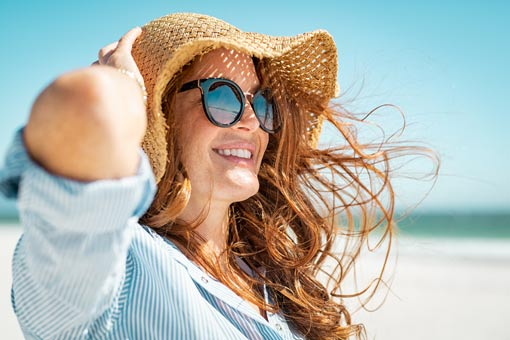
//> input picture opencv_cpp/opencv_image_ec/Resource/image1.jpg, 510 x 340 px
$ ./basic_function   (built with g++ and OpenCV 4)
//> lines starting //> are read from the running program, lines starting //| are printed output that depends on the picture; after the words box and inside, x2 and y2 are one past the last pixel; in counts of white or black regions, pixels touching at a corner belong together
#include<opencv2/imgcodecs.hpp>
#include<opencv2/highgui.hpp>
#include<opencv2/imgproc.hpp>
#include<iostream>

using namespace cv;
using namespace std;

// >>>>>>>>>>>>>>>>>>>>> image <<<<<<<<<<<<<<<<<<
int main() {

	string path = "Resource/image1.jpg";
	Mat img = imread(path);
//> img is the input picture: 340 rows x 510 cols, CV_8UC3; mean B, G, R 172.2, 180.8, 178.4

	Mat imagGray;

	Mat imgBlure;

	Mat imgCanny;

	Mat imgDilate;

	Mat imgErode;

	cvtColor(img, imagGray, COLOR_BGR2GRAY);
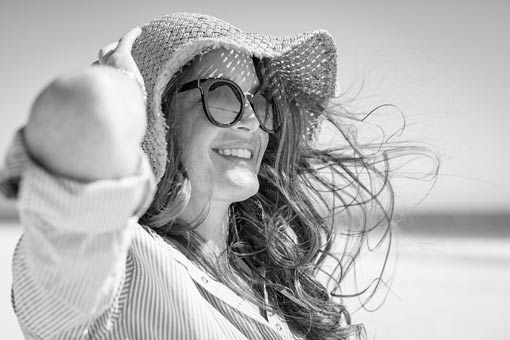
//> imagGray: 340 rows x 510 cols, CV_8UC1; min 0, max 255, mean 179.1

	GaussianBlur(img, imgBlure, Size(7,7),5,0);
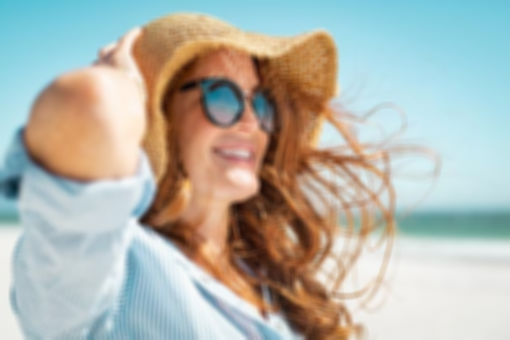
//> imgBlure: 340 rows x 510 cols, CV_8UC3; mean B, G, R 172.2, 180.8, 178.4

	Canny(imgBlure, imgCanny, 50, 50);
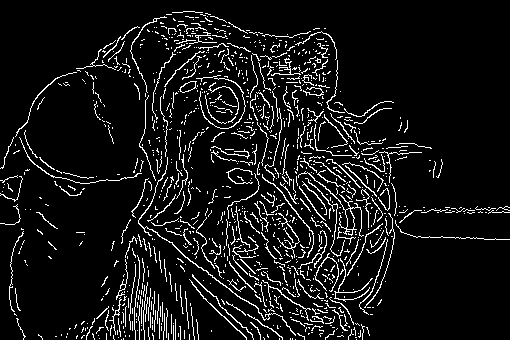
//> imgCanny: 340 rows x 510 cols, CV_8UC1; 8.3% white in thin lines or dots


	Mat kernal = getStructuringElement(MORPH_RECT, Size(3, 3));

	dilate(imgCanny, imgDilate,kernal );//
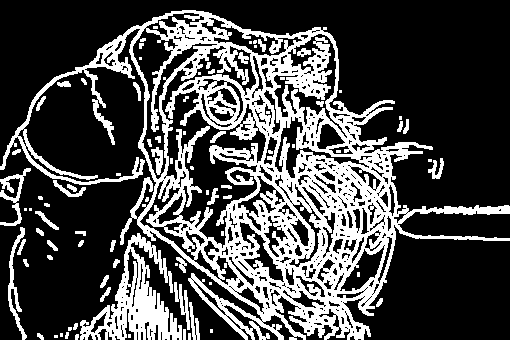
//> imgDilate: 340 rows x 510 cols, CV_8UC1; 28.8% white; 86 white regions (33 under 20 px), largest, box (x1, y1, x2, y2) and area: (0, 10, 510, 340) 41374, (80, 233, 182, 340) 4182, (8, 227, 27, 340) 543

	erode(imgDilate, imgErode, kernal);
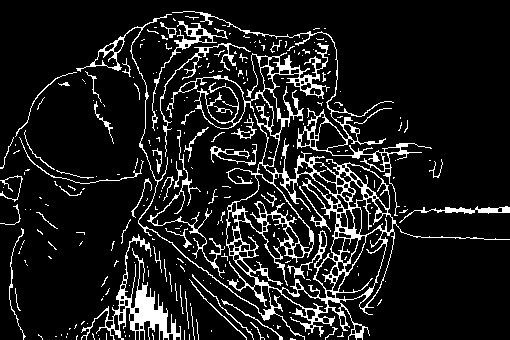
//> imgErode: 340 rows x 510 cols, CV_8UC1; 11.5% white in thin lines or dots

	imshow("image", img);
	imshow("image_Gray", imagGray);
	imshow("image_Blure", imgBlure);
	imshow("image_Canny", imgCanny);
	imshow("image_dilate", imgDilate);
	imshow("image_erode", imgErode);
	waitKey(0);

	return 0;
}
